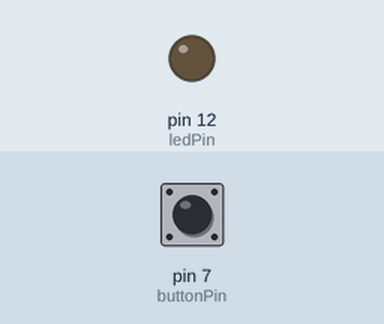
The sketch below on a simulated Arduino Uno, built with avr-gcc and run on an emulated ATmega328P. Parts: output pins drawn as LEDs (lit = HIGH). The inputs (shaded band) are chosen by the test bench; at power-on: pin 7 (buttonPin) HIGH.

Above: at 1.2 s.
1.3 s: pin 7 (buttonPin) pulled LOW for 0.15 s
At 1.37 s:
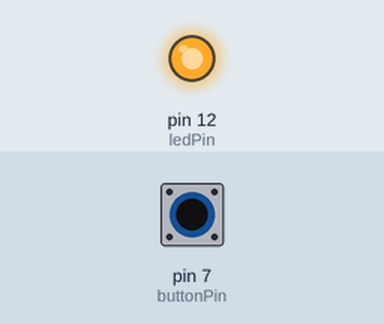
2.9 s: pin 7 (buttonPin) pulled LOW for 3.2 s
At 7.3 s:
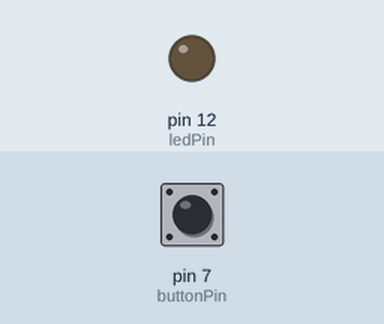
Timing chart, 0 to 8.8 s (numbered marks = the images above; inputs shaded):
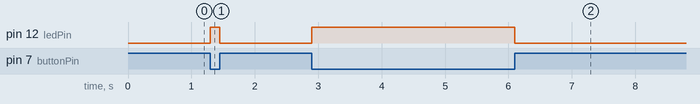

The sketch:

Push-button-led.ino
```cpp
int buttonPin = 7;
int ledPin = 12;

void setup() {
  pinMode(buttonPin,INPUT);
  pinMode(ledPin,OUTPUT);
}
void loop() {
  int buttonState = digitalRead(buttonPin);
  if(buttonState == LOW){
    digitalWrite(ledPin,HIGH);
  }
  else{
    digitalWrite(ledPin,LOW);
  }
}
```

STM32_square_PROGRAMING.c
```cpp
//#include <stdio.h>
//#define square(x) ((x)*(x))
//
//int main()
//{
//    int x=5;
//    printf("x: %d square of x: %d",x,square(x));
//    return 0;
//}
```

STM32._print_nm.c
```cpp
#include<stdio.h>

 #define santanu printf("SANTANU");

 int main()
 {
     santanu;
 }
```

TASK.c
```cpp
// Task 1.Create Car structure globally consisting of Model, colour and price and print on the screen.


// #include <stdio.h>
// struct Car {
//     char model[30];
//     char color[15];
//     int seats;
//     double price;
// };
// struct Car car = {"Honda Civic", "Blue", 4, 22000.00};

// void printCarDetails() {
//     printf("Car Details:\n");
//     printf("Model: %s\n", car.model);
//     printf("Color: %s\n", car.color);
//     printf("Seats: %d\n",car.seats);
//     printf("Price: $%.2lf\n", car.price);
// }

// int main() {
//     printCarDetails();
//     return 0;
// }

// // Task 2 Write a program to create structure globally enter the name,age and salary of employees and manager.
// If the manager age is above 30 then the salary will be 65000 otherwise 55000.


// #include <stdio.h>


// struct Employee {
//     char name[50];
//     int age;
//     float salary;
// };


// struct Employee manager, employee;

// int main() {

//     printf("Enter Employee's Name: ");
//     scanf("%s", employee.name);
//     printf("Enter Employee's Age: ");
//     scanf("%d", &employee.age);
//     printf("Enter Employee's Salary: ");
//     scanf("%f", &employee.salary);


//     printf("\nEnter Manager's Name: ");
//     scanf("%s", manager.name);
//     printf("Enter Manager's Age: ");
//     scanf("%d", &manager.age);


//     if (manager.age > 30) {
//         manager.salary = 65000;
//     } else {
//         manager.salary = 55000;
//     }

//     printf("\nEmployee Details:\n");
//     printf("Name: %s\n", employee.name);
//     printf("Age: %d\n", employee.age);
//     printf("Salary: %.2f\n", employee.salary);


//     printf("\nManager Details:\n");
//     printf("Name: %s\n", manager.name);
//     printf("Age: %d\n", manager.age);
//     printf("Salary: %.2f\n", manager.salary);

//     return 0;
// }


// // Task 3 Create a structure named Book to store book details like title, author, and price. Write a C program to input details for
// three books, find the most expensive and the lowest priced books, and display their information.


// #include <stdio.h>


// struct Book {
//     char title[100];
//     char author[100];
//     float price;
// };

// int main() {
//     struct Book books[3];
//     int most_expensive_index = 0, lowest_priced_index = 0;

//     for (int i = 0; i < 3; i++) {
//         printf("\nEnter details for Book %d:\n", i + 1);
//         printf("Title: ");
//         scanf(" %[^\n]", books[i].title);
//         printf("Author: ");
//         scanf(" %[^\n]", books[i].author);
//         printf("Price: ");
//         scanf("%f", &books[i].price);

//         if (books[i].price > books[most_expensive_index].price) {
//             most_expensive_index = i;
//         }
//         if (books[i].price < books[lowest_priced_index].price) {
//             lowest_priced_index = i;
//         }
//     }

//     printf("\nMost Expensive Book:\n");
//     printf("Title: %s\n", books[most_expensive_index].title);
//     printf("Author: %s\n", books[most_expensive_index].author);
//     printf("Price: %.2f\n", books[most_expensive_index].price);

//     printf("\nLowest Priced Book:\n");
//     printf("Title: %s\n", books[lowest_priced_index].title);
//     printf("Author: %s\n", books[lowest_priced_index].author);
//     printf("Price: %.2f\n", books[lowest_priced_index].price);

//     return 0;
// }

// // Task 4 Define a structure named Circle to represent a circle with a radius. Write a C program to create user defined
// function to calculate the area and perimeter of two circles and display the results in the main function.

// #include <stdio.h>
// #define PI 3.14159


// struct Circle {
//     float radius;
// };

// float calculate_area(struct Circle c) {
//     return PI * c.radius * c.radius;
// }

// float calculate_perimeter(struct Circle c) {
//     return 2 * PI * c.radius;
// }

// int main() {
//     struct Circle circle1, circle2;


//     printf("Enter the radius of Circle 1: ");
//     scanf("%f", &circle1.radius);


//     printf("Enter the radius of Circle 2: ");
//     scanf("%f", &circle2.radius);


//     float area1 = calculate_area(circle1);
//     float perimeter1 = calculate_perimeter(circle1);


//     float area2 = calculate_area(circle2);
//     float perimeter2 = calculate_perimeter(circle2);


//     printf("\nCircle 1:\n");
//     printf("Radius: %.2f\n", circle1.radius);
//     printf("Area: %.2f\n", area1);
//     printf("Perimeter: %.2f\n", perimeter1);


//     printf("\nCircle 2:\n");
//     printf("Radius: %.2f\n", circle2.radius);
//     printf("Area: %.2f\n", area2);
//     printf("Perimeter: %.2f\n", perimeter2);

//     return 0;
// }
```

c_programing.cpp
```cpp
#include <stdio.h>

int main() {
    int i;
    for (i = 0; i < 5; i++) {
        if (i % 2 == 0) {
            printf("%d is even\n", i);
        } else {
            printf("%d is odd\n", i);
        }
    }
    return 0;
}
```

col-mod-price-car.c
```cpp
#include <stdio.h>

struct Car {
    char model[50];
    char colour[30];
    float price;
};

void printCar(struct Car car) {
    printf("Car Model: %s\n", car.model);
    printf("Car Colour: %s\n", car.colour);
    printf("Car Price: %.2f\n", car.price);
}

int main() {
    // Create a global Car instance
    struct Car myCar = {"BMW", "Red", 0001};

    // Print car details
    printCar(myCar);

    return 0;
}
```

Measured:
- after the input at 1.3 s, pin 12 (ledPin): LOW → HIGH at once, → LOW 0.15 s later
- after the input at 2.9 s, pin 12 (ledPin): LOW → HIGH at once, → LOW 3.2 s later
